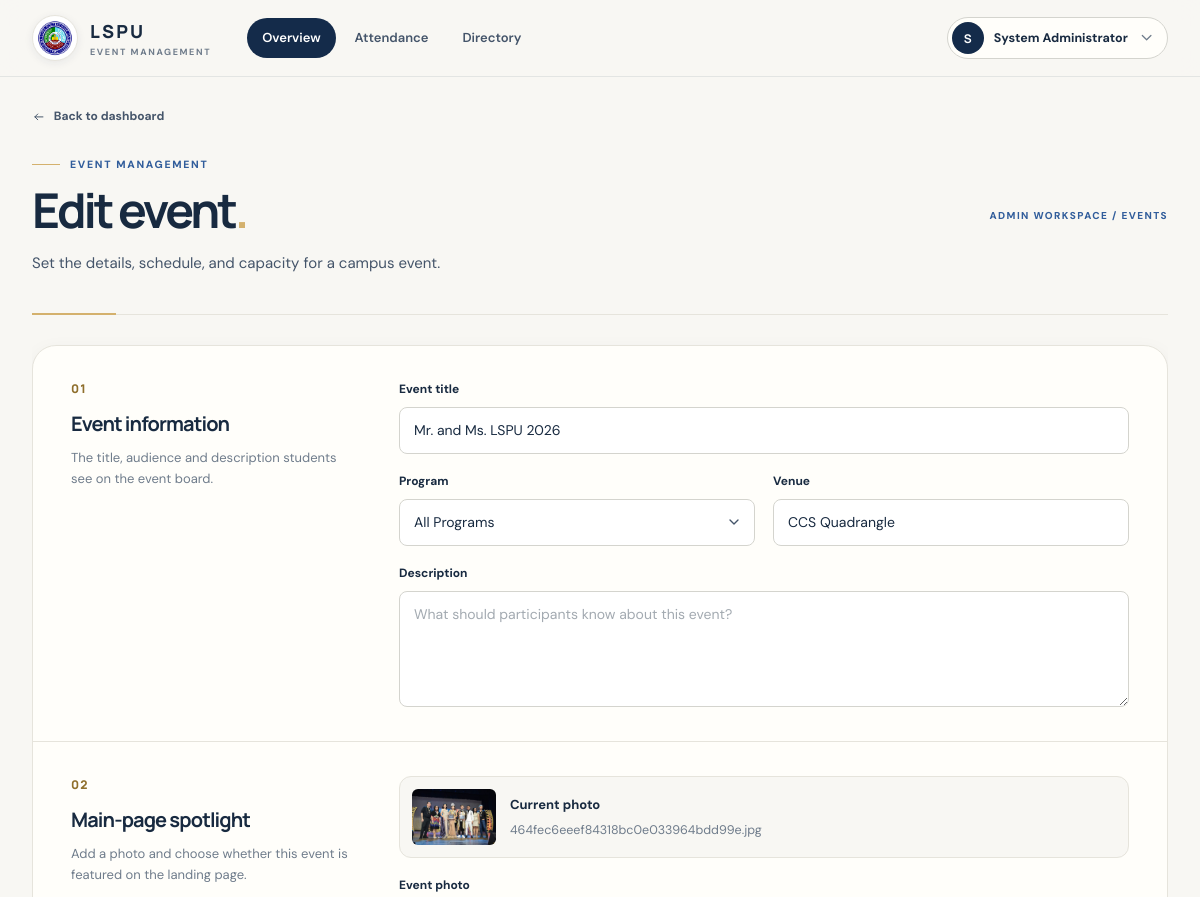
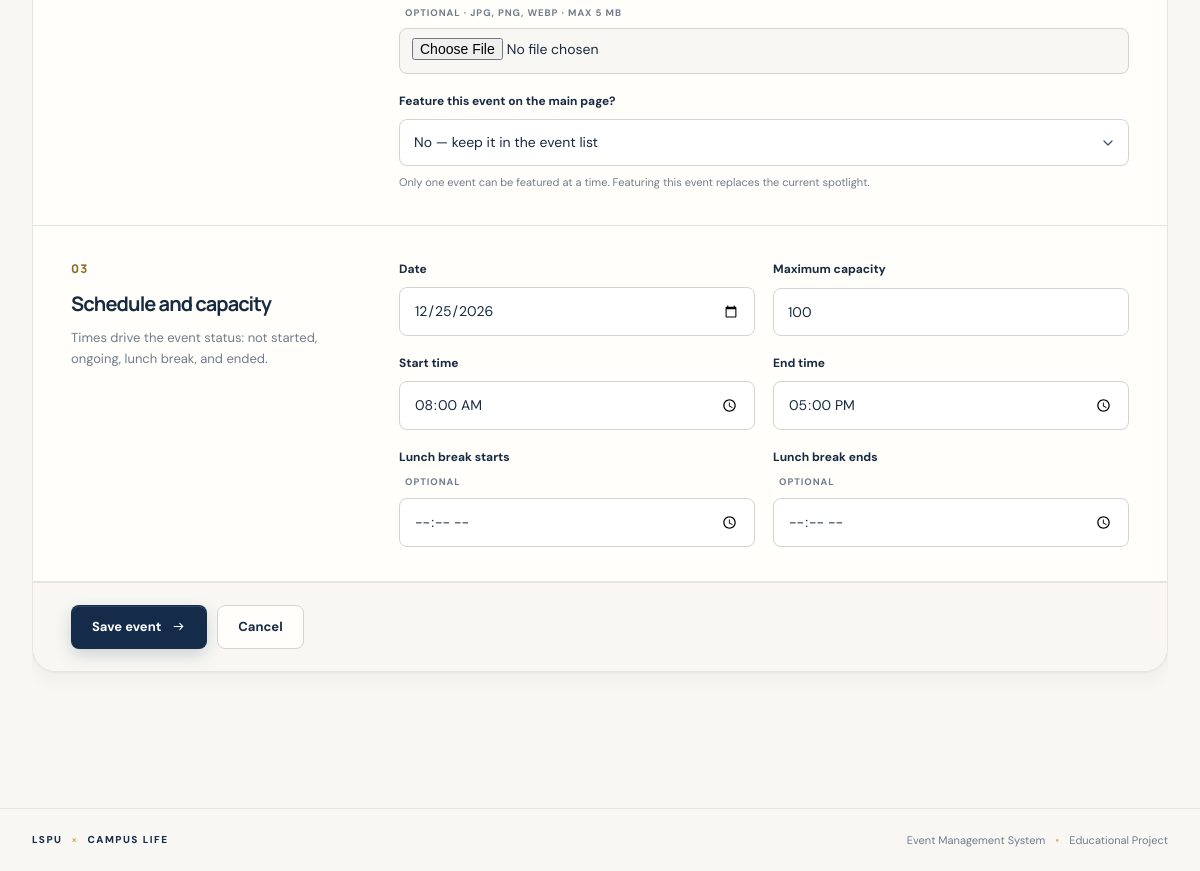
Screenshot of /admin/events/3/edit (signed in) with the database file from the repository (2 pictures, top to bottom).
### Event-Registration-System-main/app.py (models this page shows, shortened)
class User(UserMixin, db.Model):
    id = db.Column(db.Integer, primary_key=True)
    name = db.Column(db.String(120), nullable=False)
    email = db.Column(db.String(160), unique=True, nullable=False, index=True)
    password_hash = db.Column(db.String(255), nullable=False)
    role = db.Column(db.String(20), nullable=False)
    student_number = db.Column(db.String(40), unique=True)
    year_level = db.Column(db.String(30))
    section = db.Column(db.String(2), index=True)
    program = db.Column(db.String(20))
    handled_sections = db.Column(db.String(300))
    otp_code = db.Column(db.String(6))
    otp_expires_at = db.Column(db.DateTime)
    otp_attempts = db.Column(db.Integer, nullable=False, default=0)

class Event(db.Model):
    id = db.Column(db.Integer, primary_key=True)
    title = db.Column(db.String(160), nullable=False)
    description = db.Column(db.Text, default="")
    event_date = db.Column(db.Date, nullable=False)
    start_time = db.Column(db.Time, nullable=False)
    end_time = db.Column(db.Time, nullable=False)
    venue = db.Column(db.String(160), nullable=False)
    program = db.Column(db.String(40), nullable=False, default="BSCS")
    capacity = db.Column(db.Integer, nullable=False, default=100)
    lunch_start = db.Column(db.Time)
    lunch_end = db.Column(db.Time)
    archived = db.Column(db.Boolean, default=False, nullable=False)
    featured = db.Column(db.Boolean, default=False, nullable=False)
    image_filename = db.Column(db.String(255))

### Event-Registration-System-main/app.py (the view, shortened to what this page needs)
@app.route("/admin/events/<int:eid>/edit", methods=["GET","POST"])
@role_required("admin")
def event_edit(eid):
    e=db.session.get(Event,eid) or abort(404)
    return render_template("event_form.html",event=e)

### Event-Registration-System-main/app.py (called while the page is built)
@login.user_loader
def load_user(uid): return db.session.get(User, int(uid))

def role_required(*roles):
    def deco(fn):
        @wraps(fn)
        @login_required
        def wrapper(*a, **kw):
            if current_user.role not in roles: abort(403)
            return fn(*a, **kw)
        return wrapper
    return deco

### Event-Registration-System-main/templates/event_form.html (shortened to what this page needs)
{% extends "base.html" %}
{% import "_ui.html" as ui with context %}
{% block content %}
<a class="crumb" href="{{ url_for('admin_home') }}">{{ ui.ico('arrow-l') }} Back to dashboard</a>
<section class="page-heading compact-heading" style="padding-top:26px"><div><p class="eyebrow"><span class="eyebrow-line"></span> EVENT MANAGEMENT</p><h1>{{ 'Edit event' if event else 'Create an event' }}<span>.</span></h1><p class="heading-description">Set the details, schedule, and capacity for a campus event.</p></div><span class="aside-index">ADMIN WORKSPACE / EVENTS</span></section>
<form class="mform" method="post" enctype="multipart/form-data" data-lock>{{ ui.csrf() }}
  <div class="fsec">
    <div class="fsec-head"><span class="fnum">01</span><h2>Event information</h2><p>The title, audience and description students see on the event board.</p></div>
    <div class="fields">
      <label class="full">Event title<input name="title" required value="{{ event.title if event else '' }}" placeholder="e.g. CCS Student Assembly"></label>
      <label>Program<select name="program">{% for p in ['BSCS','BSIT','CCS','All Programs'] %}<option {% if event and event.program==p %}selected{% endif %}>{{ p }}</option>{% endfor %}</select></label>
      <label>Venue<input name="venue" required value="{{ event.venue if event else '' }}" placeholder="Building, room, or campus location"></label>
      <label class="full">Description<textarea name="description" rows="4" placeholder="What should participants know about this event?">{{ event.description if event else '' }}</textarea></label>
    </div>
  </div>
  <div class="fsec">
    <div class="fsec-head"><span class="fnum">02</span><h2>Main-page spotlight</h2><p>Add a photo and choose whether this event is featured on the landing page.</p></div>
    <div class="fields">
      {% if event and event.image_filename %}<div class="full current-photo"><img src="{{ url_for('static', filename='uploads/' ~ event.image_filename) }}" alt="Current photo for {{ event.title }}"><div><strong style="font-size:13px">Current photo</strong><br><small>{{ event.image_filename }}</small></div></div>{% endif %}
      <label class="full">Event photo <span class="label-optional">OPTIONAL · JPG, PNG, WEBP · MAX 5 MB</span><input type="file" name="event_image" accept="image/jpeg,image/png,image/webp"></label>
      <label class="full">Feature this event on the main page?<select name="featured"><option value="0" {% if not event or not event.featured %}selected{% endif %}>No — keep it in the event list</option><option value="1" {% if event and event.featured %}selected{% endif %}>Yes — make this the campus spotlight</option></select><small>Only one event can be featured at a time. Featuring this event replaces the current spotlight.</small></label>
    </div>
  </div>
  <div class="fsec">
    <div class="fsec-head"><span class="fnum">03</span><h2>Schedule and capacity</h2><p>Times drive the event status: not started, ongoing, lunch break, and ended.</p></div>
    <div class="fields">
      <label>Date<input type="date" name="event_date" required value="{{ event.event_date.isoformat() if event else '' }}"></label>
      <label>Maximum capacity<input type="number" min="1" name="capacity" required value="{{ event.capacity if event else 100 }}"></label>
      <label>Start time<input type="time" name="start_time" required value="{{ event.start_time.strftime('%H:%M') if event else '08:00' }}"></label>
      <label>End time<input type="time" name="end_time" required value="{{ event.end_time.strftime('%H:%M') if event else '17:00' }}"></label>
      <label>Lunch break starts <span class="label-optional">OPTIONAL</span><input type="time" name="lunch_start" value="{{ event.lunch_start.strftime('%H:%M') if event and event.lunch_start else '' }}"></label>
      <label>Lunch break ends <span class="label-optional">OPTIONAL</span><input type="time" name="lunch_end" value="{{ event.lunch_end.strftime('%H:%M') if event and event.lunch_end else '' }}"></label>
    </div>
  </div>
  <div class="fbar"><button class="btn btn-primary" type="submit" data-busy="Saving">Save event {{ ui.ico('arrow-r') }}</button><a class="btn btn-light" href="{{ url_for('admin_home') }}">Cancel</a></div>
</form>
{% endblock %}

### Event-Registration-System-main/templates/base.html (shortened to what this page needs)
{% import "_ui.html" as ui with context %}
<!doctype html>
<html lang="en">
<head>
    <link rel="stylesheet" href="{{ url_for('static', filename='style.css') }}">
</head>
<body>
    {% set homes = {'admin': 'admin_home', 'professor': 'professor_home', 'student': 'student_home'} %}
    {% set authed = current_user.is_authenticated %}
    {% set ep = request.endpoint %}
    <header class="site-header">
        <div class="header-inner">
            <a class="brand" href="{{ url_for(homes[current_user.role]) if authed else url_for('landing') }}" aria-label="LSPU Event Management System home">
                <span class="brand-mark"><img src="{{ url_for('static', filename='lspu-logo.png') }}" alt="LSPU logo" class="school-logo"></span>
                <span class="brand-copy"><strong>LSPU</strong><small>EVENT MANAGEMENT</small></span>
            </a>
            {% if authed %}
            <nav class="main-nav" aria-label="Main">
                {% if current_user.role == 'admin' %}
                    <a href="{{ url_for('admin_home') }}" {% if ep in ('admin_home','event_new','event_edit','expenses','expense_edit','event_registrations') %}aria-current="page"{% endif %}>Overview</a>
                    <a href="{{ url_for('attendance_dashboard') }}" {% if ep == 'attendance_dashboard' %}aria-current="page"{% endif %}>Attendance</a>
                    <a href="{{ url_for('admin_directory') }}" {% if ep == 'admin_directory' %}aria-current="page"{% endif %}>Directory</a>
                {% elif current_user.role == 'professor' %}
                    <a href="{{ url_for('professor_home') }}" {% if ep == 'professor_home' %}aria-current="page"{% endif %}>Roster</a>
                    <a href="{{ url_for('attendance_dashboard') }}" {% if ep == 'attendance_dashboard' %}aria-current="page"{% endif %}>Attendance</a>
                {% else %}
                    <a href="{{ url_for('student_home') }}" {% if ep in ('student_home','event_detail','receipt') %}aria-current="page"{% endif %}>Events</a>
                {% endif %}
            </nav>
            {% endif %}
            <div class="header-right">
                {% if authed %}
                <details class="user-menu">
                    <summary aria-label="Account menu"><span class="user-avatar" aria-hidden="true">{{ current_user.name[:1]|upper }}</span><span class="user-name">{{ current_user.name }}</span>{{ ui.ico('chev', 'chev') }}</summary>
                </details>
                {% else %}
                <span class="header-context">STA. CRUZ · CAMPUS EVENTS</span>
                <a class="header-home" href="{{ url_for('landing') }}">Home {{ ui.ico('arrow-ur') }}</a>
                {% endif %}
            </div>
        </div>
    </header>
    <main class="page-shell" id="main-content">
        {% block content %}{% endblock %}
    </main>
    <footer class="site-footer"><span class="footer-brand">LSPU <i>×</i> CAMPUS LIFE</span><span>Event Management System <span class="footer-dot">•</span> Educational Project</span></footer>
</body>
</html>

### rows the page displays
User: name "S", name "System Administrator"
Event: title "Mr. and Ms. LSPU 2026", program "All Programs", venue "CCS Quadrangle", image_filename (picture), image_filename "464fec6eeef84318bc0e033964bdd99e.jpg", featured "No — keep it in the event list", event_date "12/25/2026", capacity "100", start_time "08:00", end_time "17:00"

### other values shown
{{ 'Edit event' if event else 'Create an event' }} "Edit event"
